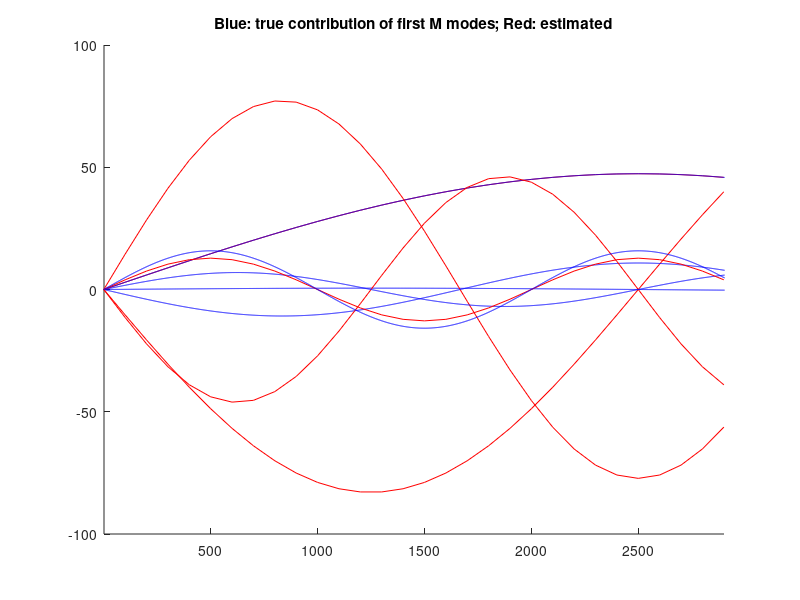

The MATLAB script that drew this image:
G=20;%true number of modes
M=5;%number of modes fit
atrue=randn(G,1).*[G:-1:1]';%3.*[G:-1:1]';atrue=atrue(1:G);
NN=0:5000;
%depth_ind=1:length(NN);
depth_ind=[1:100:3000];


for n=1:G
  Ftrue(:,n) = sin(n.*pi*NN'./NN(end));
end


F1=Ftrue(depth_ind,1:M);


eta_true=Ftrue(depth_ind,:)*atrue;


eta1=eta_true+10.*randn(size(eta_true));



ahat=F1\eta1;

normfac=atrue(1)./ahat(1);
ahat.*normfac
atrue(1:M)

figure
hold on
for n=1:M
 plot(NN(depth_ind),normfac.*ahat(n).*F1(:,n),'r')
 plot(NN,atrue(n).*Ftrue(:,n),'b')
end
title('Blue: true contribution of first M modes; Red: estimated')
xlim([depth_ind(1) depth_ind(end)])

eta_recon=(F1*ahat).*normfac;